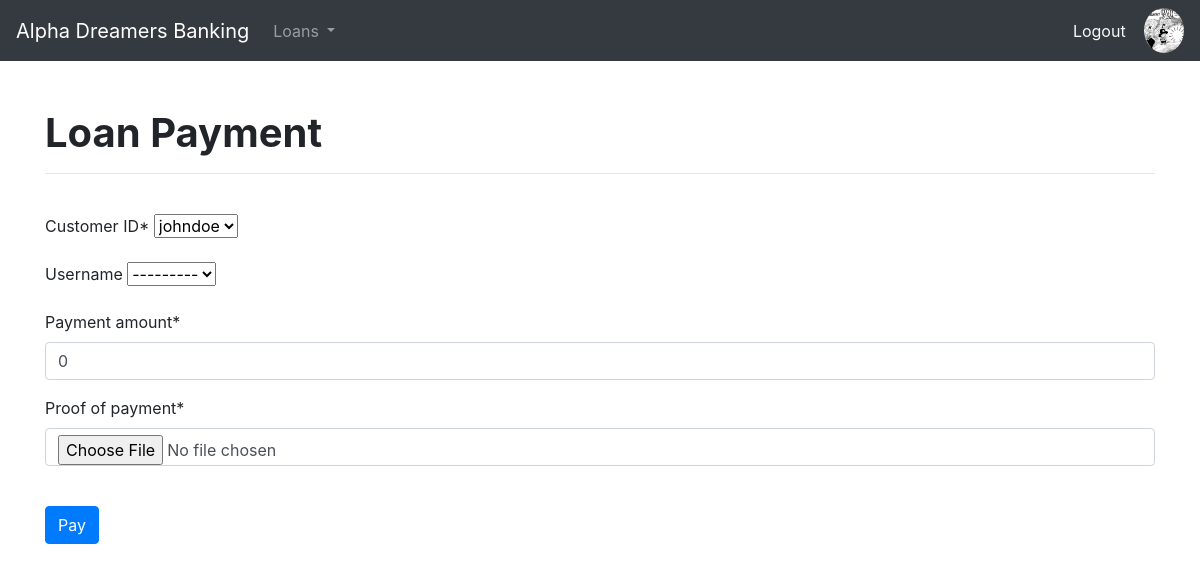
The page /loan-payment (signed in) on the database its author committed.
### login/models.py (models this page shows)
class customer(models.Model):
    account_status = (
        ('Active', 'Active'),
        ('Inactive', 'Inactive')
    )
    user = models.OneToOneField(User, unique=True, on_delete=models.CASCADE, limit_choices_to={'is_staff': False},
    related_name='customer', default="user=request.user.username")
    cust_id = models.UUIDField(default=uuid.uuid4, unique=True, primary_key=True, editable=False)
    first_name = models.CharField(max_length=250, null=False, blank=False)
    surname = models.CharField(max_length=250, null=False, blank=False)
    complete_address = models.CharField(max_length=250)
    contact_number = models.IntegerField(null=False, blank=False)
    email_address = models.EmailField(max_length=100, null=False, blank=False, default="")
    gender =  models.CharField(max_length=30, null=False, blank=False, default="")
    civil_status = models.CharField(max_length=250, null=False, blank=False)
    birthdate = models.DateField()
    age = models.IntegerField(null=False, blank=False)
    profile_pic = models.ImageField(upload_to='img', null=True, blank=True, default='img/default.jpg')
    account_status = models.CharField(max_length=100, choices=account_status, default="")
    def __str__(self):
        return self.user.username

### loans/models.py (models this page shows, shortened)
class loan_payment(models.Model):
    status = (
        ('Pending', 'Pending'),
        ('Accepted', 'Accepted'),
        ('Rejected', 'Rejected')
    )
    loan_payment_id = models.UUIDField(default=uuid.uuid4, unique=True, primary_key=True, editable=False)
    payment_reference_number = models.UUIDField(default=uuid.uuid4, unique=True, primary_key=False, editable=False)
    cust_id = models.ForeignKey(customer, on_delete=models.CASCADE, default="")
    user = models.ForeignKey(User, on_delete=models.CASCADE, limit_choices_to={'is_staff': False},
    related_name='customer_payment', null=True, blank=True, default="")
    date = models.DateField(auto_now_add=True)
    payment_amount = models.PositiveIntegerField(default=0)
    proof_of_payment = models.FileField(upload_to='docs')
    payment_status = models.CharField(max_length=200, choices=status, default="Pending")
    comments = models.TextField(null=True, blank=True)
    reviewed_by = models.ForeignKey(User, limit_choices_to={'is_staff': True}, on_delete=models.CASCADE,
    null=True, blank=True)

### loans/views.py (the view, shortened to what this page needs)
# urls.py: path('loan-payment', views.loanPayment, name='loan-payment'),
@login_required(login_url='/customer-login')
def loanPayment(request):
    customers = customer.objects.all().filter(user=request.user.id)
    form = CustomerUpdatePayment()
    form.fields['user'].queryset = User.objects.filter(username=request.user.username)
    form.fields['cust_id'].queryset = customer.objects.filter(user=request.user.id)
    return render(request, 'loans/user_payment.html', context={'form': form, 'customers':customers})

### loans/forms.py
class CustomerUpdatePayment(ModelForm):
    class Meta:
        model = loan_payment
        exclude = ['payment_status', 'comments', 'reviewed_by']
        labels = {
            'cust_id': 'Customer ID',
            'user': 'Username',
        }

### loans/templates/loans/user_payment.html (shortened to what this page needs)
{% extends 'main.html' %}
{% load static %}
{% block content %}
{% if user.is_authenticated and user.is_staff == False %}
{% include 'loans/customer_nav.html' %}
{% elif user.is_staff == True %}
{% include 'officer/admin_nav.html' %}
{% else %}
{% include 'nav.html' %}
{% endif %}
{% load crispy_forms_tags %}
<head>
</head>
<div class="container py-5">
    <h1 class="font-weight-bold">Loan Payment</h1>
    <hr>
    <br>
    <form method="POST" enctype="multipart/form-data">
        {{ form|crispy }}
        <br>
        <button class="btn btn-primary" type="submit">Pay</button>
    </form>
    <br><br>
</div>
{% endblock %}

### loans/templates/loans/customer_nav.html (shortened to what this page needs)
<nav class="navbar navbar-expand-sm navbar-dark bg-dark">
    <a class="navbar-brand" href="{% url 'loans:user-page' %}">Alpha Dreamers Banking</a>
    <div class="collapse navbar-collapse" id="navbarText">
        <ul class="navbar-nav mr-auto">
            <li class="nav-item dropdown">
                <a class="nav-link dropdown-toggle" href="#" id="navbardrop" data-toggle="dropdown">
                    Loans
                </a>
            </li>
        </ul>
        {% if user.is_authenticated %}
        <a class="text-light" href="{% url 'login:logout' %}">Logout</a>
        {% for customer in customers %}
            {% if  customer.profile_pic.url %}
            <a href="{% url 'login:edit-details' customer.cust_id %}">
                <img src="{{ customer.profile_pic.url }}" style="height: 45px;" class="rounded-circle account-img" alt="User Image">
            </a>
            {% endif %}
        {% endfor %}
        {% else %}
        <a class="text-dark" href="{% url 'login:customer-login' %}">Login</a>
        <a class="btn btn-sm btn-primary m-2"  href="{% url 'login:customer-signup' %}">Register</a>
        {% endif %}
    </div>
</nav>

### rows shown on the page
customer: profile_pic (picture), cust_id "johndoe", user "---------"
